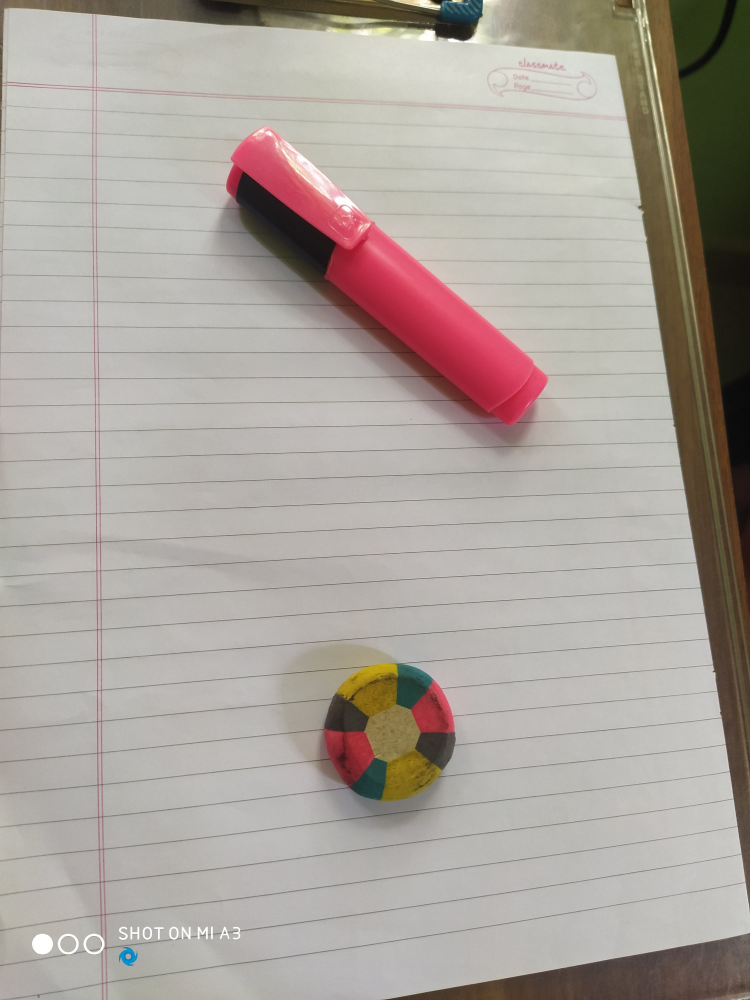
#> input picture images/object_detection.jpg, 3000 x 4000 px (shown at 1/4 size)
$ python motion_detection_in_images.py
#> lines starting #> are read from the running program, lines starting #| are printed output that depends on the picture
import cv2

tracker1 = cv2.legacy.TrackerMOSSE_create()
# tracker1 = cv2.TrackerCSRT_create()

image = cv2.imread('images/object_detection.jpg')
#> image is the input picture: shape (4000, 3000, 3); mean B, G, R 156.5, 163.2, 171.2
image = cv2.resize(image,(0,0),fx=0.1,fy=0.1)
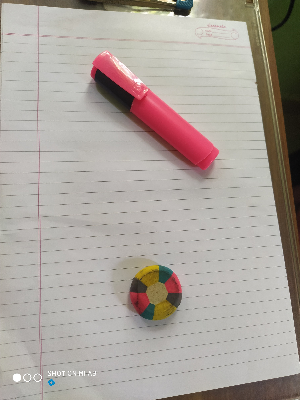
#> image: shape (400, 300, 3); mean B, G, R 156.6, 163.4, 171.3
#> (the run stopped early here; a loop or call above may not have finished)
